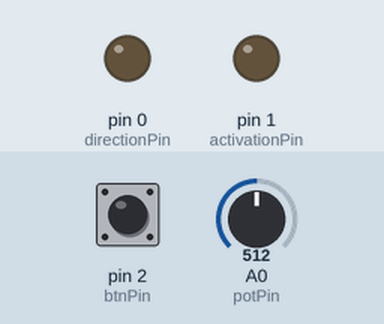
This sketch was run on a simulated Arduino Uno, built with avr-gcc and run on an emulated ATmega328P. On the bench: output pins drawn as LEDs (lit = HIGH). Dashed ring = blinking. The inputs (shaded band) are chosen by the test bench; at power-on: pin 2 (btnPin) LOW, A0 (potPin) = 512.

Above: at 1.2 s.
1.3 s: pin 2 (btnPin) pulled HIGH for 0.15 s
At 2.5 s:
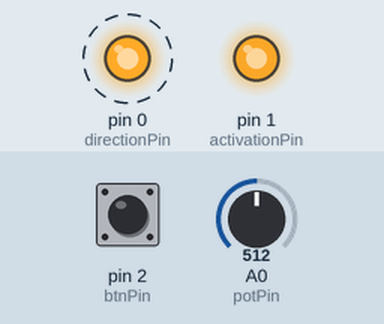
4.3 s: A0 (potPin) set to 900
At 4.41 s:
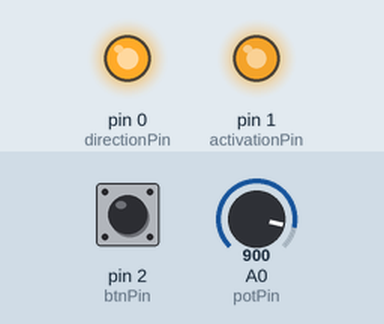
7.3 s: pin 2 (btnPin) pulled HIGH for 1 s
At 8.8 s:
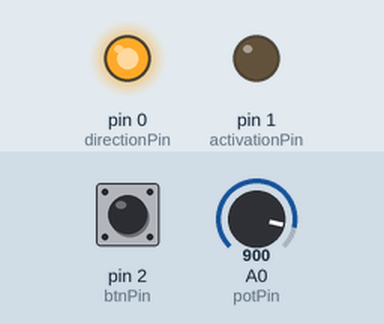
9.8 s: pin 2 (btnPin) pulsed HIGH 2 times (0.12 s each, 0.3 s apart)
At 9.99 s:
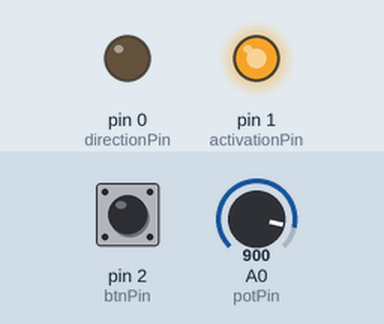
11.9 s: pin 2 (btnPin) pulsed HIGH 5 times (0.12 s each, 0.3 s apart)
At 13.31 s:
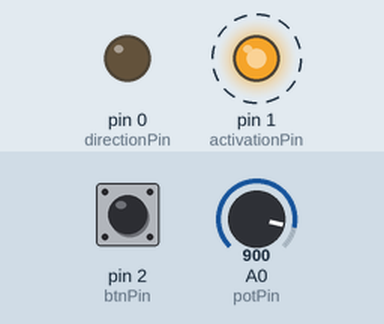
14.9 s: A0 (potPin) set to 306
At 16.7 s:
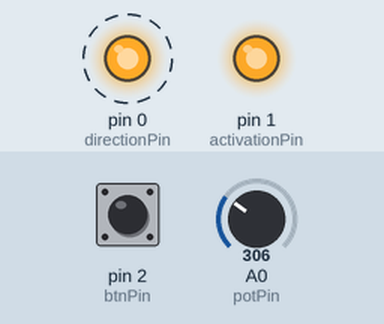
Timing chart, 0 to 18.9 s (numbered marks = the images above; inputs shaded):
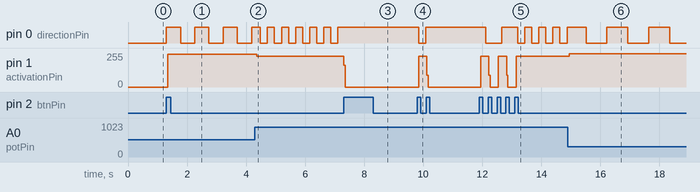

Measured:
- after the input at 1.3 s, pin 0 (directionPin): alternates HIGH for 0.48 s and LOW for 0.48 s, starting at once; pin 1 (activationPin): 0/255 → 244/255 after 0.05 s
- after the input at 4.3 s, pin 0 (directionPin): alternates HIGH for 0.24 s and LOW for 0.24 s, starting after 0.18 s; pin 1 (activationPin): 244/255 → 230/255 after 0.05 s
- after the input at 7.3 s, pin 0 (directionPin): stops changing and stays HIGH; pin 1 (activationPin): 230/255 → 0/255 at once
- after the input at 9.8 s, pin 0 (directionPin): HIGH → LOW after 0.05 s, → HIGH 0.24 s later; pin 1 (activationPin): 0/255 → 232/255 after 0.05 s, → 0/255 0.28 s later
- after the input at 11.9 s, pin 0 (directionPin): goes LOW 0.54 s, HIGH 0.54 s, 3 × (LOW 0.24 s, HIGH 0.24 s), LOW 0.24 s, then HIGH, starting after 0.22 s; pin 1 (activationPin): alternates 232/255 for 0.28 s and 0/255 for 0.32 s, 5 changes in all, then stays 232/255, starting after 0.05 s
- after the input at 14.9 s, pin 0 (directionPin): alternates HIGH for 0.71 s and LOW for 0.71 s, starting after 0.61 s; pin 1 (activationPin): 232/255 → 248/255 after 0.05 s

The sketch:

test_Direction.ino
```cpp
int directionPin = 0;
int activationPin = 1;
int btnPin = 2;
int potPin = A0;

boolean active = LOW;
boolean onOffState = LOW;
boolean prevOnOffState = LOW;
boolean activationState = LOW;
boolean directionState = HIGH;

int currentPosition = 0;
int maxPosition = 80;
int potVal = 0;
int mapPot = 0;

static int microPeriods[] = {
        30578, 28861, 27242, 25713, 24270, 22909, 21622, 20409, 19263, 18182, 17161, 16198, //C1 - B1
        15289, 14436, 13621, 12856, 12135, 11454, 10811, 10205, 9632, 9091, 8581, 8099, //C2 - B2
        7645, 7218, 6811, 6428, 6068, 5727, 5406, 5103, 4816, 4546, 4291, 4050, //C3 - B3
        3823, 3609, 3406, 3214, 3034, 2864, 2703, 2552, 2408, 2273, 2146, 2025, //C4 - B4
};

void setup(){
 pinMode(directionPin, OUTPUT);
 pinMode(activationPin, OUTPUT);
 pinMode(btnPin, INPUT);
 pinMode(potPin, INPUT);
 //Serial.begin(9600);
}

void loop(){

onOffState = digitalRead(btnPin);
potVal = analogRead(A0);
mapPot = constrain(map(potVal, 0, 1023, 12, 47), 12, 47);
//Serial.println(mapPot);

if(onOffState != prevOnOffState){
  // change the value of active if pressed
  if(onOffState == HIGH){
  active = !active;
  }
}
if(active){
  if (currentPosition >= maxPosition) {
    directionState = LOW;
    digitalWrite(directionPin, directionState);
  }
  else if (currentPosition <= 0) {
    directionState = HIGH;
    digitalWrite(directionPin, directionState);
  }

  digitalWrite(activationPin,HIGH);
  delayMicroseconds(microPeriods[mapPot]);
  digitalWrite(activationPin,LOW);

  if(directionState == LOW){
    currentPosition--;
  }
  else{
    currentPosition++;
  }
}
prevOnOffState = onOffState;
}
```
